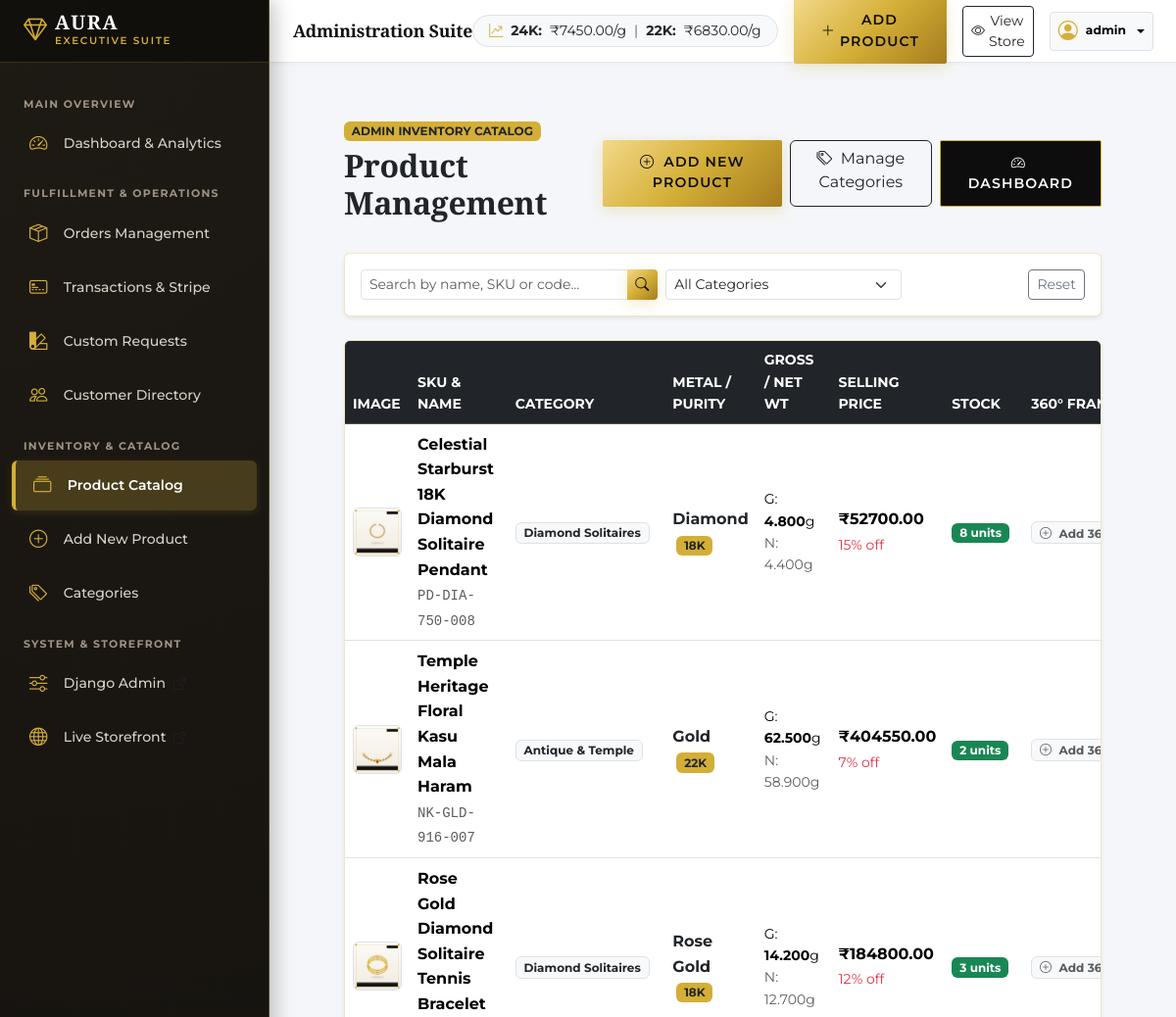
The app's page /products/manage/products/ (signed in, upper part), older data.
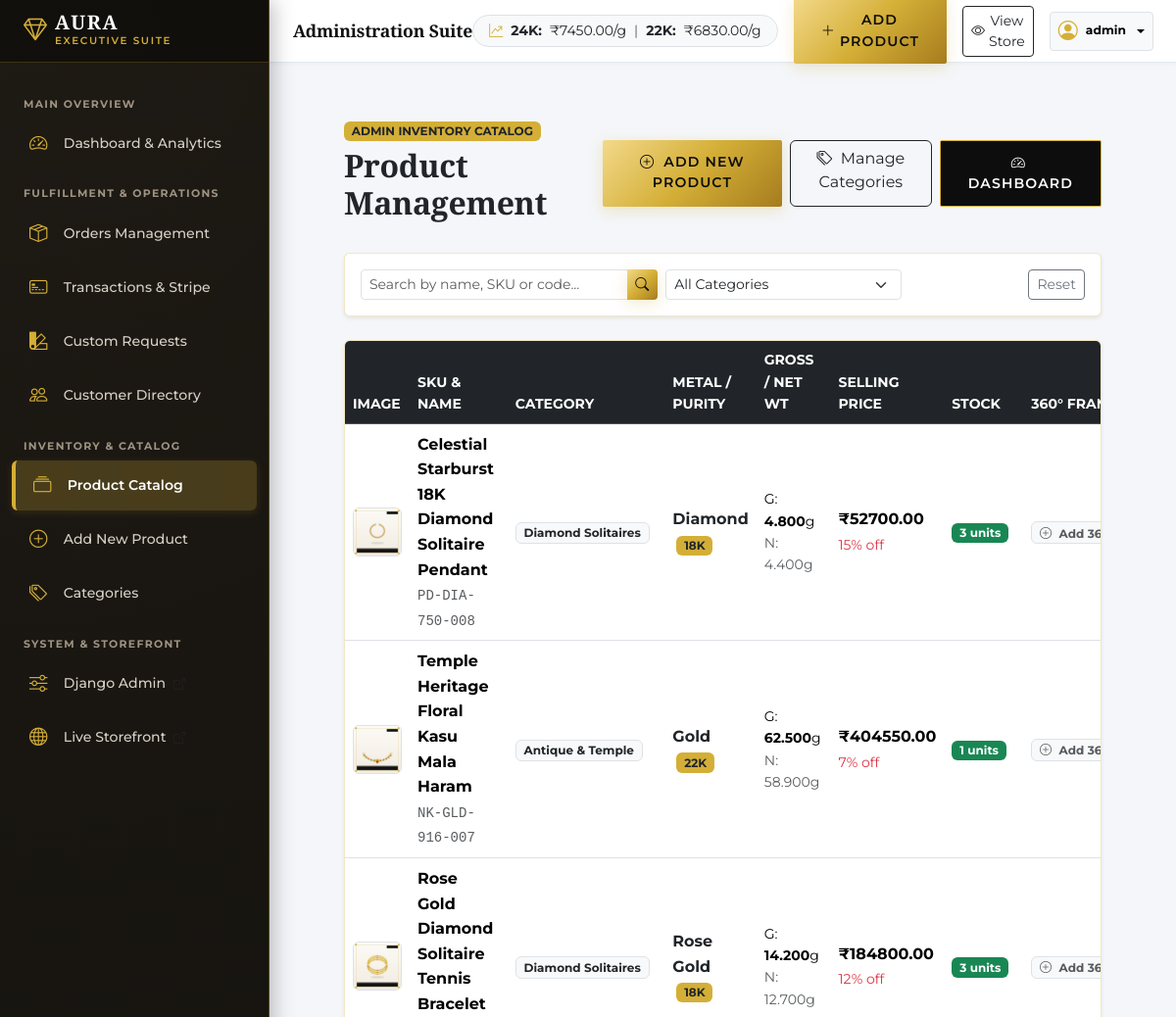
The same page, newer data.
### products/models.py (models this page shows, shortened)
class Product(models.Model):
    METAL_TYPE_CHOICES = [
        ('GOLD', 'Gold'),
        ('DIAMOND', 'Diamond'),
        ('PLATINUM', 'Platinum'),
        ('SILVER', 'Silver'),
        ('ROSE_GOLD', 'Rose Gold'),
    ]
    PURITY_CHOICES = [
        ('24K', '24K (999 Pure)'),
        ('22K', '22K (916 Hallmark)'),
        ('18K', '18K (750 Gold)'),
        ('14K', '14K (585 Gold)'),
        ('950PT', '950 Platinum'),
        ('925SL', '925 Sterling Silver'),
    ]
    AVAILABILITY_CHOICES = [
        ('IN_STOCK', 'In Stock'),
        ('MADE_TO_ORDER', 'Made to Order'),
        ('OUT_OF_STOCK', 'Out of Stock'),
    ]
    STATUS_CHOICES = [
        ('ACTIVE', 'Active / Published'),
        ('DRAFT', 'Draft'),
        ('INACTIVE', 'Archived / Inactive'),
    ]
    GENDER_CHOICES = [
        ('WOMEN', 'Women'),
        ('MEN', 'Men'),
        ('UNISEX', 'Unisex'),
        ('KIDS', 'Kids'),
    ]
    name = models.CharField(max_length=250)
    slug = models.SlugField(max_length=280, unique=True, blank=True)
    sku = models.CharField(max_length=50, unique=True, help_text="Unique Product Code / SKU")
    category = models.ForeignKey(Category, on_delete=models.PROTECT, related_name='products')
    subcategory = models.ForeignKey(SubCategory, on_delete=models.SET_NULL, null=True, blank=True, related_name='products')
    description = models.TextField(help_text="Detailed luxury jewellery description")
    specifications = models.TextField(blank=True, help_text="Design dimensions, polish, lock type, certificate details")
    metal_type = models.CharField(max_length=20, choices=METAL_TYPE_CHOICES, default='GOLD')
    purity = models.CharField(max_length=20, choices=PURITY_CHOICES, default='22K')
    gross_weight = models.DecimalField(
        max_digits=8, decimal_places=3,
        help_text="Gross Weight in grams (e.g. 15.420)",
        validators=[MinValueValidator(Decimal('0.001'))]
    )
    net_weight = models.DecimalField(
        max_digits=8, decimal_places=3,
        help_text="Net Gold Weight in grams excluding stones",
        validators=[MinValueValidator(Decimal('0.001'))]
    )
    stone_weight = models.DecimalField(
        max_digits=8, decimal_places=3, default=Decimal('0.000'),
        help_text="Weight of embedded gemstones/diamonds in carats/grams"
    )
    making_charges = models.DecimalField(
        max_digits=10, decimal_places=2, default=Decimal('0.00'),
        help_text="Making / Craftsmanship charges in INR"
    )
    base_price = models.DecimalField(
        max_digits=12, decimal_places=2,
        help_text="Original Retail Selling Price in INR",
        validators=[MinValueValidator(Decimal('1.00'))]
    )
    discount_percent = models.DecimalField(
        max_digits=5, decimal_places=2, default=Decimal('0.00'),
        help_text="Discount percentage (e.g. 10.00 for 10% off)"
    )
    stock = models.PositiveIntegerField(default=1, help_text="Available inventory units")
    availability = models.CharField(max_length=20, choices=AVAILABILITY_CHOICES, default='IN_STOCK')
    status = models.CharField(max_length=20, choices=STATUS_CHOICES, default='ACTIVE')
    gender = models.CharField(max_length=15, choices=GENDER_CHOICES, default='WOMEN')
    hallmark_certified = models.BooleanField(default=True, help_text="BIS 916 Hallmark / IGI / SGL Certified")
    certificate_number = models.CharField(max_length=100, blank=True, default="BIS-916-IND")
    diamond_clarity = models.CharField(max_length=50, blank=True, default="VVS-VS")
    diamond_color = models.CharField(max_length=50, blank=True, default="E-F Colorless")
    diamond_cut = models.CharField(max_length=50, blank=True, default="Excellent Ideal Cut")
    is_featured = models.BooleanField(default=False)
    is_trending = models.BooleanField(default=False)
    is_new = models.BooleanField(default=False)
    is_bestseller = models.BooleanField(default=False)
    created_at = models.DateTimeField(auto_now_add=True)
    updated_at = models.DateTimeField(auto_now=True)
    class Meta:
        ordering = ['-created_at']
    @property
    def final_price(self):
        if self.discount_percent and self.discount_percent > Decimal('0'):
            discount = (self.base_price * self.discount_percent) / Decimal('100.0')
            return round(self.base_price - discount, 2)
        return round(self.base_price, 2)
    @property
    def primary_image(self):
        first_img = self.images.filter(is_primary=True).first()
        if not first_img:
            first_img = self.images.first()
        return first_img
    @property
    def has_360(self):
        return self.images_360.exists()
    @property
    def count_360_frames(self):
        return self.images_360.count()

class ProductImage(models.Model):
    product = models.ForeignKey(Product, on_delete=models.CASCADE, related_name='images')
    image = models.ImageField(upload_to='products/gallery/')
    is_primary = models.BooleanField(default=False)
    alt_text = models.CharField(max_length=200, blank=True)
    sort_order = models.PositiveIntegerField(default=1)
    class Meta:
        ordering = ['-is_primary', 'sort_order', 'id']

class Category(models.Model):
    name = models.CharField(max_length=120, unique=True)
    slug = models.SlugField(max_length=150, unique=True, blank=True)
    description = models.TextField(blank=True)
    image = models.ImageField(upload_to='categories/', blank=True, null=True)
    icon_class = models.CharField(max_length=50, blank=True, default="bi-gem", help_text="Bootstrap or remix icon class")
    is_featured = models.BooleanField(default=False)
    is_active = models.BooleanField(default=True)
    display_order = models.PositiveIntegerField(default=1)
    class Meta:
        ordering = ['display_order', 'name']
        verbose_name_plural = 'Categories'

### products/views.py (the view)
# urls.py: path('manage/products/', views.admin_product_list, name='admin_product_list'),
@user_passes_test(is_admin)
def admin_product_list(request):
    products = Product.objects.all().select_related('category', 'subcategory').order_by('-created_at')
    q = request.GET.get('q', '').strip()
    if q:
        products = products.filter(Q(name__icontains=q) | Q(sku__icontains=q))
    cat = request.GET.get('category')
    if cat:
        products = products.filter(category_id=cat)
    paginator = Paginator(products, 15)
    page = request.GET.get('page')
    page_obj = paginator.get_page(page)
    categories = Category.objects.all()
    return render(request, 'products/admin_product_list.html', {
        'products': page_obj,
        'categories': categories,
        'q': q,
        'selected_cat': cat,
    })

### products/views.py (called while the page is built)
def is_admin(user):
    return user.is_authenticated and (user.is_staff or user.is_superuser)

### frontend/templates/products/admin_product_list.html (shortened to what the changed rows need)
{% extends 'admin_panel/base_admin.html' %}
{% block content %}
<div class="container-fluid py-4 px-lg-5">
  <div class="d-flex flex-column flex-md-row justify-content-between align-items-md-center mb-4">
    <div>
      <h2 class="serif-font fw-bold mt-1">Product Management</h2>
    </div>
  </div>
  <div class="card border-gold-subtle shadow-sm bg-white overflow-hidden">
    <div class="table-responsive">
      <table class="table table-hover align-middle mb-0">
        <thead class="table-dark">
          <tr class="small text-uppercase">
            <th>Image</th>
            <th>SKU & Name</th>
            <th>Category</th>
            <th>Metal / Purity</th>
            <th>Gross / Net Wt</th>
            <th>Selling Price</th>
            <th>Stock</th>
            <th>360° Frames</th>
          </tr>
        </thead>
        <tbody>
          {% for p in products %}
            <tr>
              <td>
                {% if p.primary_image %}
                  <img src="{{ p.primary_image.image.url }}" alt="{{ p.name }}" style="width: 50px; height: 50px; object-fit: cover;" class="rounded border">
                {% else %}
                  <div style="width: 50px; height: 50px;" class="bg-light rounded border d-flex align-items-center justify-content-center text-muted"><i class="bi bi-gem"></i></div>
                {% endif %}
              </td>
              <td>
                <div class="fw-bold">{{ p.name }}</div>
                <small class="text-muted font-monospace">{{ p.sku }}</small>
              </td>
              <td><span class="badge bg-light text-dark border">{{ p.category.name }}</span></td>
              <td>
                <span class="fw-bold text-dark">{{ p.get_metal_type_display }}</span>
                <span class="badge bg-gold text-dark ms-1">{{ p.purity }}</span>
              </td>
              <td class="small">
                <div>G: <strong>{{ p.gross_weight }}</strong>g</div>
                <div class="text-muted">N: {{ p.net_weight }}g</div>
              </td>
              <td>
                <div class="fw-bold">₹{{ p.final_price }}</div>
                {% if p.discount_percent > 0 %}
                  <small class="text-danger">{{ p.discount_percent|floatformat:0 }}% off</small>
                {% endif %}
              </td>
              <td>
                {% if p.stock > 0 %}
                  <span class="badge bg-success">{{ p.stock }} units</span>
                {% else %}
                  <span class="badge bg-danger">Out of Stock</span>
                {% endif %}
              </td>
              <td>
                {% if p.has_360 %}
                  <a href="{% url 'admin_360_upload' p.pk %}" class="badge bg-dark border border-gold text-gold text-decoration-none">
                    <i class="bi bi-arrow-repeat me-1"></i> {{ p.count_360_frames }} frames
                  </a>
                {% else %}
                  <a href="{% url 'admin_360_upload' p.pk %}" class="badge bg-light text-muted border text-decoration-none">
                    <i class="bi bi-plus-circle me-1"></i> Add 360°
                  </a>
                {% endif %}
              </td>
            </tr>
          {% empty %}
            <tr>
              <td colspan="10" class="text-center py-5 text-muted">No products found.</td>
            </tr>
          {% endfor %}
        </tbody>
      </table>
    </div>
  </div>
</div>
{% endblock %}

Row changes from the older to the newer data that the page shows:
changed Product "Celestial Starburst 18K Diamond Solitaire Pendant": stock "8" → "3"
changed Product "Temple Heritage Floral Kasu Mala Haram": stock "2" → "1"
